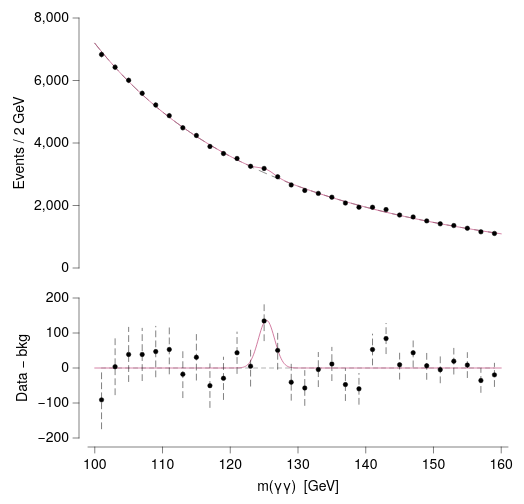

Here is the Vega-Lite specification saved for this chart:
### Vega-Lite specification from a JSON file in a GitHub repository (floating-point values rounded to 4 significant figures; data arrays with more than 128 entries replaced by an {"elided": "..."} marker saying what was removed)
{"background": null, "config": {"arc": {"fill": "#DBDBDB", "fillOpacity": 1.0, "innerRadius": 25.0, "padAngle": 0.03, "stroke": "black", "strokeOpacity": 1, "strokeWidth": 0.25}, "area": {"fill": "#DBDBDB", "fillOpacity": 1.0, "stroke": "black", "strokeOpacity": 1, "strokeWidth": 0.25}, "axis": {"domain": true, "domainCap": "round", "domainColor": "black", "domainWidth": 0.25, "grid": false, "gridCap": "round", "gridColor": "#F1F1F1", "gridDash": [0, 0], "gridOpacity": 1.0, "gridWidth": 0.25, "labelColor": "black", "labelFont": "Helvetica Neue, HelveticaNeue, Helvetica, Arial, sans-serif", "labelFontSize": 7, "labelFontStyle": "normal", "labelFontWeight": 400, "offset": 4.5, "ticks": true, "tickCap": "round", "tickColor": "black", "tickRound": false, "tickSize": 3, "tickWidth": 0.25, "titleColor": "black", "titleFont": "Helvetica Neue, HelveticaNeue, Helvetica, Arial, sans-serif", "titleFontSize": 7, "titleFontStyle": "normal", "titleFontWeight": 400}, "axisX": {"domain": true, "labelAlign": "center", "labelAngle": 0, "labels": true, "ticks": true, "translate": 0}, "axisY": {"domain": true, "labelAlign": "right", "labelAngle": 0, "labels": true, "ticks": true, "translate": 0}, "axisRight": {"domain": true, "labelAlign": "left", "labelAngle": 0, "labels": true, "ticks": true, "translate": 0}, "axisTop": {"domain": true, "labelAlign": "center", "labelAngle": 0, "labels": true, "ticks": true, "translate": 0}, "axisBand": {"tickOffset": 0}, "bar": {"fill": "#DBDBDB", "fillOpacity": 1.0, "stroke": "black", "strokeOpacity": 1, "strokeWidth": 0.25}, "boxplot": {"size": 9.0, "ticks": {"cornerRadius": 0.25, "fill": "black", "opacity": 1, "size": 4.5, "thickness": 0.25}, "box": {"fillOpacity": 1.0, "stroke": "black", "strokeOpacity": 1, "strokeWidth": 0.25}, "median": {"cornerRadius": 0, "fill": "black", "fillOpacity": 1.0, "opacity": 1, "size": 9.0, "thickness": 0.25}, "rule": {"fill": "black", "fillOpacity": 1.0, "size": 10.0, "stroke": "black", "strokeDash": [0, 0], "strokeOpacity": 1, "strokeWidth": 0.25}, "outliers": {"color": "black", "fill": "black", "fillOpacity": 1.0, "size": 0, "stroke": "black", "strokeOpacity": 1, "strokeWidth": 0.25}}, "circle": {"fill": "black", "fillOpacity": 1.0, "size": 1.25, "stroke": null, "strokeOpacity": 1, "strokeWidth": 0.25}, "errorband": {"band": {"fillOpacity": 0.6, "stroke": null, "strokeWidth": 0.25, "strokeOpacity": 1}, "borders": {"opacity": 0, "strokeOpacity": 0.25, "strokeWidth": 1}}, "errorbar": {"opacity": 1, "rule": {"strokeDash": [0, 0], "strokeWidth": 0.25}, "ticks": {"color": "black", "cornerRadius": 0.125, "opacity": 1, "size": 6.0, "thickness": 0.25}, "thickness": 0.25}, "font": "Helvetica Neue, HelveticaNeue, Helvetica, Arial, sans-serif", "geoshape": {"fill": "#DBDBDB", "fillOpacity": 1.0, "stroke": "black", "strokeOpacity": 1, "strokeWidth": 0.25}, "header": {"labelColor": "black", "labelFont": "Helvetica Neue, HelveticaNeue, Helvetica, Arial, sans-serif", "labelFontSize": 7, "labelFontStyle": "normal", "labelFontWeight": 400, "titleColor": "black", "titleFont": "Helvetica Neue, HelveticaNeue, Helvetica, Arial, sans-serif", "titleFontSize": 7, "titleFontStyle": "normal", "titleFontWeight": 400, "titlePadding": 0}, "legend": {"disable": false, "offset": 4.5, "titlePadding": 4, "labelOffset": 2, "gradientLabelOffset": 2, "gradientLength": 50.0, "gradientThickness": 5.0, "gradientOpacity": 1.0, "gradientStrokeColor": "black", "gradientStrokeWidth": 0.25, "labelColor": "black", "labelFont": "Helvetica Neue, HelveticaNeue, Helvetica, Arial, sans-serif", "labelFontSize": 7, "labelFontStyle": "normal", "labelFontWeight": 400, "strokeColor": "black", "strokeWidth": 0, "symbolSize": 42, "symbolStrokeColor": "black", "symbolStrokeWidth": 0.25, "titleColor": "black", "titleFont": "Helvetica Neue, HelveticaNeue, Helvetica, Arial, sans-serif", "titleFontSize": 7, "titleFontStyle": "normal", "titleFontWeight": 400}, "line": {"color": "black", "stroke": "black", "strokeCap": "round", "strokeDash": [0, 0], "strokeOpacity": 1, "strokeWidth": 0.375}, "point": {"filled": true, "fill": "#DBDBDB", "fillOpacity": 1.0, "size": 5.0, "stroke": "black", "strokeOpacity": 1, "strokeWidth": 0.25}, "range": {"category": ["#5CA7B1", "#CDDEF3", "#B7B3E4", "#B3DAB5", "#F5E1B3", "#3D727B", "#8AA8D2", "#867DAC", "#80A988", "#CBB17A", "#204148", "#59719A", "#584C77", "#507B5F", "#9D824D"], "diverging": {"scheme": ["#C35082", "#CE6D94", "#D989A7", "#E2A4BA", "#EABFCE", "#F1DBE2", "#F6F6F6", "#D7E0EB", "#B9CBE0", "#9BB6D5", "#7DA1C9", "#5F8CBD", "#4177B1"]}, "heatmap": {"scheme": ["#32022B", "#43044D", "#4C196E", "#4D338C", "#484DA6", "#3A68BB", "#1D83CA", "#1D9CCB", "#23B5C9", "#28CDC5", "#4DE0B4", "#91EE9F"]}, "ordinal": {"scheme": ["#F1F1F1", "#DBDBDB", "#C6C6C6", "#B2B2B2", "#9D9D9D", "#898989", "#767676", "#636363", "#515151", "#404040", "#2F2F2F", "#1F1F1F"]}, "ramp": {"scheme": ["#32022B", "#43044D", "#4C196E", "#4D338C", "#484DA6", "#3A68BB", "#1D83CA", "#1D9CCB", "#23B5C9", "#28CDC5", "#4DE0B4", "#91EE9F"]}}, "rule": {"color": "black", "stroke": "black", "strokeCap": "round", "strokeDash": [2, 2], "strokeOpacity": 1, "strokeWidth": 0.25}, "scale": {"bandPaddingInner": 0.1, "bandPaddingOuter": 0.1, "round": false}, "rect": {"fill": "#DBDBDB", "fillOpacity": 1.0, "stroke": "black", "strokeOpacity": 1, "strokeWidth": 0.25}, "square": {"fill": "#DBDBDB", "fillOpacity": 1.0, "size": 10.0, "stroke": "black", "strokeOpacity": 1, "strokeWidth": 0.25}, "text": {"color": "black", "font": "Helvetica Neue, HelveticaNeue, Helvetica, Arial, sans-serif", "fontSize": 7, "fontStyle": "normal", "fontWeight": 400}, "tick": {"color": "black", "cornerRadius": 0.125, "opacity": 1.0, "size": 9.0, "thickness": 0.25}, "title": {"anchor": "middle", "frame": "group", "color": "black", "font": "Helvetica Neue, HelveticaNeue, Helvetica, Arial, sans-serif", "fontSize": 7, "fontStyle": "normal", "fontWeight": 400, "subtitleColor": "black", "subtitleFont": "Helvetica Neue, HelveticaNeue, Helvetica, Arial, sans-serif", "subtitleFontSize": "Helvetica Neue, HelveticaNeue, Helvetica, Arial, sans-serif", "subtitleFontStyle": "normal", "subtitleFontWeight": 400}, "trail": {"color": "black", "opacity": 1, "size": 0.375}, "view": {"continuousWidth": 100, "continuousHeight": 100, "discreteWidth": 100, "discreteHeight": 100, "fill": null, "stroke": null, "strokeWidth": 0.25}}, "vconcat": [{"layer": [{"mark": {"type": "line", "color": "#636363", "strokeDash": [4, 3]}, "encoding": {"x": {"axis": {"domain": false, "labels": false, "ticks": false, "title": null}, "field": "mass", "scale": {"domain": [99.0, 161.0], "nice": false}, "type": "quantitative"}, "y": {"field": "bo", "type": "quantitative"}}}, {"mark": {"type": "line", "color": "#C35082"}, "encoding": {"x": {"axis": {"domain": false, "labels": false, "ticks": false, "title": null}, "field": "mass", "scale": {"domain": [99.0, 161.0], "nice": false}, "type": "quantitative"}, "y": {"field": "sb", "type": "quantitative"}}}, {"data": {"name": "data-45b9d2a215d79e3c905a503ec1b8b7f6"}, "mark": {"type": "errorbar", "rule": {"strokeDash": [3, 2]}, "ticks": false}, "encoding": {"x": {"axis": {"domain": false, "labels": false, "ticks": false, "title": null}, "field": "mass", "scale": {"domain": [99.0, 161.0], "nice": false}, "type": "quantitative"}, "y": {"field": "lo", "title": "Events / 2 GeV", "type": "quantitative"}, "y2": {"field": "hi"}}}, {"data": {"name": "data-45b9d2a215d79e3c905a503ec1b8b7f6"}, "mark": {"type": "point", "color": "black", "filled": true}, "encoding": {"x": {"axis": {"domain": false, "labels": false, "ticks": false, "title": null}, "field": "mass", "scale": {"domain": [99.0, 161.0], "nice": false}, "type": "quantitative"}, "y": {"field": "count", "type": "quantitative"}}}], "data": {"name": "data-4dbf9cc5069fbf3594267d9cee8c050d"}, "height": 125, "width": 210}, {"layer": [{"data": {"name": "data-8544ddf1086526461f2c95f8ed532433"}, "mark": {"type": "rule", "color": "#636363"}, "encoding": {"x": {"field": "mass", "scale": {"domain": [99.0, 161.0], "nice": false}, "type": "quantitative"}, "x2": {"field": "mass2"}, "y": {"axis": {"values": [-200, -100, 0, 100, 200]}, "field": "y", "scale": {"domain": [-200, 200], "nice": false}, "title": "Data − bkg", "type": "quantitative"}}}, {"data": {"name": "data-4dbf9cc5069fbf3594267d9cee8c050d"}, "mark": {"type": "line", "color": "#C35082"}, "encoding": {"x": {"field": "mass", "scale": {"domain": [99.0, 161.0], "nice": false}, "type": "quantitative"}, "y": {"axis": {"values": [-200, -100, 0, 100, 200]}, "field": "sig", "scale": {"domain": [-200, 200], "nice": false}, "title": "Data − bkg", "type": "quantitative"}}}, {"data": {"name": "data-45b9d2a215d79e3c905a503ec1b8b7f6"}, "mark": {"type": "errorbar", "rule": {"strokeDash": [3, 2]}, "ticks": false}, "encoding": {"x": {"field": "mass", "scale": {"domain": [99.0, 161.0], "nice": false}, "title": "m(γγ)  [GeV]", "type": "quantitative"}, "y": {"axis": {"values": [-200, -100, 0, 100, 200]}, "field": "rlo", "scale": {"domain": [-200, 200], "nice": false}, "title": "Data − bkg", "type": "quantitative"}, "y2": {"field": "rhi"}}}, {"data": {"name": "data-45b9d2a215d79e3c905a503ec1b8b7f6"}, "mark": {"type": "point", "color": "black", "filled": true}, "encoding": {"x": {"field": "mass", "scale": {"domain": [99.0, 161.0], "nice": false}, "title": "m(γγ)  [GeV]", "type": "quantitative"}, "y": {"axis": {"values": [-200, -100, 0, 100, 200]}, "field": "resid", "scale": {"domain": [-200, 200], "nice": false}, "title": "Data − bkg", "type": "quantitative"}}}], "height": 70, "width": 210}], "resolve": {"scale": {"x": "shared"}}, "spacing": 6, "$schema": "https://vega.github.io/schema/vega-lite/v6.4.1.json", "datasets": {"data-4dbf9cc5069fbf3594267d9cee8c050d": {"elided": "400 records"}, "data-45b9d2a215d79e3c905a503ec1b8b7f6": [{"mass": 101.0, "count": 6833.0, "lo": 6750.0, "hi": 6916.0, "resid": -91.04, "rlo": -173.7, "rhi": -8.378}, {"mass": 103.0, "count": 6427.0, "lo": 6347.0, "hi": 6507.0, "resid": 3.778, "rlo": -76.39, "rhi": 83.95}, {"mass": 105.0, "count": 6006.0, "lo": 5929.0, "hi": 6083.0, "resid": 38.77, "rlo": -38.72, "rhi": 116.3}, {"mass": 107.0, "count": 5590.0, "lo": 5515.0, "hi": 5665.0, "resid": 38.74, "rlo": -36.02, "rhi": 113.5}, {"mass": 109.0, "count": 5218.0, "lo": 5146.0, "hi": 5290.0, "resid": 46.9, "rlo": -25.34, "rhi": 119.1}, {"mass": 111.0, "count": 4876.0, "lo": 4806.0, "hi": 4946.0, "resid": 52.96, "rlo": -16.87, "rhi": 122.8}, {"mass": 113.0, "count": 4486.0, "lo": 4419.0, "hi": 4553.0, "resid": -17.79, "rlo": -84.77, "rhi": 49.19}, {"mass": 115.0, "count": 4241.0, "lo": 4176.0, "hi": 4306.0, "resid": 30.56, "rlo": -34.57, "rhi": 95.68}, {"mass": 117.0, "count": 3890.0, "lo": 3828.0, "hi": 3952.0, "resid": -50.43, "rlo": -112.8, "rhi": 11.94}, {"mass": 119.0, "count": 3662.0, "lo": 3601.0, "hi": 3723.0, "resid": -29.46, "rlo": -89.97, "rhi": 31.06}, {"mass": 121.0, "count": 3505.0, "lo": 3446.0, "hi": 3564.0, "resid": 43.49, "rlo": -15.71, "rhi": 102.7}, {"mass": 123.0, "count": 3254.0, "lo": 3197.0, "hi": 3311.0, "resid": 5.235, "rlo": -51.81, "rhi": 62.28}, {"mass": 125.0, "count": 3186.0, "lo": 3130.0, "hi": 3242.0, "resid": 134.4, "rlo": 77.94, "rhi": 190.8}, {"mass": 127.0, "count": 2919.0, "lo": 2865.0, "hi": 2973.0, "resid": 50.37, "rlo": -3.659, "rhi": 104.4}, {"mass": 129.0, "count": 2658.0, "lo": 2606.0, "hi": 2710.0, "resid": -40.51, "rlo": -92.07, "rhi": 11.04}, {"mass": 131.0, "count": 2483.0, "lo": 2433.0, "hi": 2533.0, "resid": -57.12, "rlo": -106.9, "rhi": -7.287}, {"mass": 133.0, "count": 2388.0, "lo": 2339.0, "hi": 2437.0, "resid": -4.406, "rlo": -53.27, "rhi": 44.46}, {"mass": 135.0, "count": 2266.0, "lo": 2218.0, "hi": 2314.0, "resid": 11.55, "rlo": -36.06, "rhi": 59.15}, {"mass": 137.0, "count": 2078.0, "lo": 2032.0, "hi": 2124.0, "resid": -47.43, "rlo": -93.02, "rhi": -1.845}, {"mass": 139.0, "count": 1945.0, "lo": 1901.0, "hi": 1989.0, "resid": -59.58, "rlo": -103.7, "rhi": -15.48}, {"mass": 141.0, "count": 1944.0, "lo": 1900.0, "hi": 1988.0, "resid": 52.76, "rlo": 8.667, "rhi": 96.85}, {"mass": 143.0, "count": 1869.0, "lo": 1826.0, "hi": 1912.0, "resid": 84.2, "rlo": 40.97, "rhi": 127.4}, {"mass": 145.0, "count": 1694.0, "lo": 1653.0, "hi": 1735.0, "resid": 9.302, "rlo": -31.86, "rhi": 50.46}, {"mass": 147.0, "count": 1634.0, "lo": 1594.0, "hi": 1674.0, "resid": 43.55, "rlo": 3.125, "rhi": 83.97}, {"mass": 149.0, "count": 1508.0, "lo": 1469.0, "hi": 1547.0, "resid": 6.388, "rlo": -32.45, "rhi": 45.22}, {"mass": 151.0, "count": 1413.0, "lo": 1375.0, "hi": 1451.0, "resid": -4.773, "rlo": -42.36, "rhi": 32.82}, {"mass": 153.0, "count": 1358.0, "lo": 1321.0, "hi": 1395.0, "resid": 19.43, "rlo": -17.42, "rhi": 56.28}, {"mass": 155.0, "count": 1272.0, "lo": 1236.0, "hi": 1308.0, "resid": 8.331, "rlo": -27.33, "rhi": 44.0}, {"mass": 157.0, "count": 1157.0, "lo": 1123.0, "hi": 1191.0, "resid": -35.77, "rlo": -69.79, "rhi": -1.757}, {"mass": 159.0, "count": 1106.0, "lo": 1073.0, "hi": 1139.0, "resid": -19.61, "rlo": -52.86, "rhi": 13.65}], "data-8544ddf1086526461f2c95f8ed532433": [{"y": 0.0, "mass": 101.0, "mass2": 159.0}]}}
